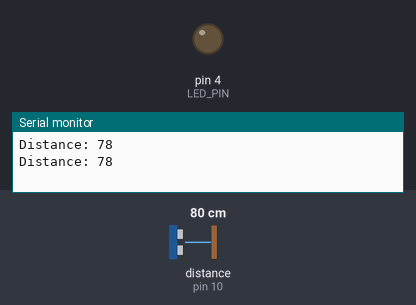
A sketch run on a simulated Arduino Uno, built with avr-gcc and run on an emulated ATmega328P. Parts: output pins drawn as LEDs (lit = HIGH), the last lines printed to the serial monitor. Wiring (inferred from the names in the program): ultrasonic range finder: trigger pin 9; echo pin 10. Inputs (shaded band) come from the test bench; at power-on: distance to the obstacle (sensor on pin 10) 80 cm. The echo pulse lasts 58.3 µs per cm; pins used as bus, display or sensor lines are not drawn.

Above: at 2.2 s.
2.3 s: distance to the obstacle (sensor on pin 10) set to 45 cm
4.2 s: distance to the obstacle (sensor on pin 10) set to 37 cm
At 5.8 s:
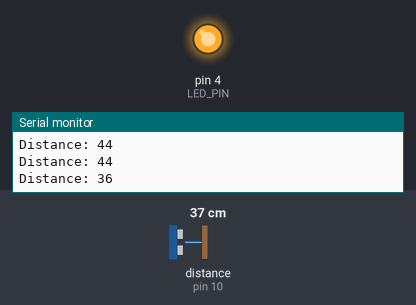
6.5 s: distance to the obstacle (sensor on pin 10) set to 60 cm
At 7.5 s:
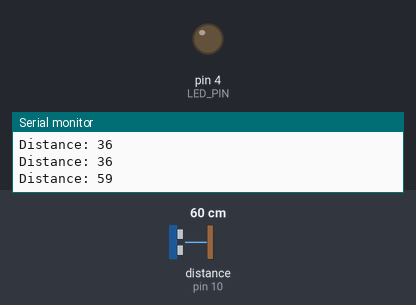
8.5 s: distance to the obstacle (sensor on pin 10) set to 2 cm
At 10.4 s:
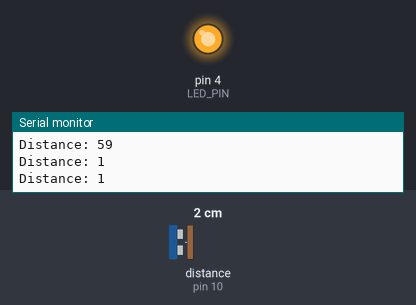
Timing chart, 0 to 11.5 s (numbered marks = the images above; inputs shaded):
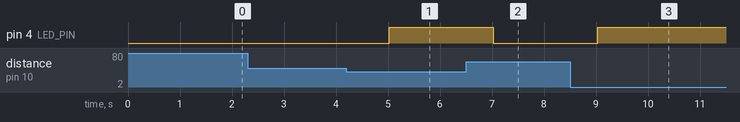

The sketch:

ultrasonicSensor.ino
```cpp
/*
 * This code detects whether or not a chair is occupied. If an object is within <DIST_THRESHOLD>cm of
 * the sensor it is considered occupied and will light up an LED.
 *
 */

#include <Wire.h>

const int TRIG_PIN = 9;
const int ECHO_PIN = 10;
const int LED_PIN = 4;

long dur;
int dist;
const int DIST_THRESHOLD = 40;

bool occupied = false;

void setup()
{
    pinMode(TRIG_PIN, OUTPUT);
    pinMode(ECHO_PIN, INPUT);
    pinMode(LED_PIN, OUTPUT);

    Serial.begin(9600);
    delay(1000);
}

void loop()
{
    digitalWrite(TRIG_PIN, HIGH);
    delayMicroseconds(10);
    digitalWrite(TRIG_PIN, LOW);

    dur = pulseIn(ECHO_PIN, HIGH);
    dist = dur*0.034/2;

    if (dist > DIST_THRESHOLD) {
      occupied = false;
    } else {
      occupied = true;
    }

    if (occupied) {
      digitalWrite(LED_PIN, HIGH);
    } else {
      digitalWrite(LED_PIN, LOW);
    }

    Serial.print("Distance: ");
    Serial.println(dist);

    delay(1000);
}
```

Measured:
- the behaviour switches between 42 and 41 cm on distance to the obstacle (sensor on pin 10) (found by bisection; images 0 and 1)
- after the input at 4.2 s, pin 4 (LED_PIN): LOW → HIGH after 0.82 s
- after the input at 6.5 s, pin 4 (LED_PIN): HIGH → LOW after 0.53 s
- after the input at 8.5 s, pin 4 (LED_PIN): LOW → HIGH after 0.53 s
